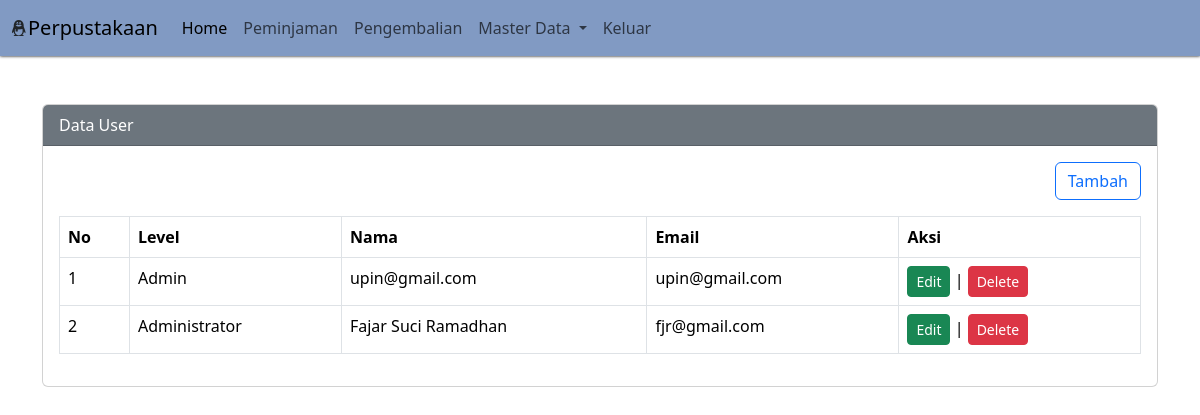
Page /?pg=user on the committed database.
### tables this page shows
CREATE TABLE `user` (
  `id` int(11) NOT NULL,
  `id_level` int(11) NOT NULL,
  `nama_lengkap` varchar(50) NOT NULL,
  `email` varchar(50) NOT NULL,
  `password` varchar(100) NOT NULL,
  `created_at` timestamp NOT NULL DEFAULT current_timestamp(),
  `updated_at` timestamp NOT NULL DEFAULT current_timestamp() ON UPDATE current_timestamp()
);

CREATE TABLE `level` (
  `id` int(11) NOT NULL,
  `nama_level` varchar(50) NOT NULL,
  `keterangan` text NOT NULL,
  `created_at` timestamp NOT NULL DEFAULT current_timestamp(),
  `updated_at` timestamp NOT NULL DEFAULT current_timestamp() ON UPDATE current_timestamp()
);

### content/user.php (the view, shortened to what this page needs)
<?php
$queryUser = mysqli_query($koneksi, "SELECT level.nama_level, user.* FROM user LEFT JOIN level ON level.id = user.id_level ORDER BY id DESC");
?>
<div class="container mt-5">
    <div class="row">
        <div class="col-sm-12">
            <div class="card">
                <div class="card-header bg-secondary text-white">Data User</div>
                <div class="card-body">
                    <div align="right" class="mb-3">
                        <a href="?pg=tambah-user" class="btn btn-outline-primary">Tambah</a>
                    </div>
                    <table class="table table-bordered">
                        <thead>
                            <tr>
                                <th>No</th>
                                <th>Level</th>
                                <th>Nama</th>
                                <th>Email</th>
                                <th>Aksi</th>
                            </tr>
                        </thead>
                        <tbody>
                            <?php $no = 1;
                            while ($rowUser = mysqli_fetch_assoc($queryUser)) : ?>
                                <tr>
                                    <td><?php echo $no++ ?></td>
                                    <td><?php echo $rowUser['nama_level'] ?></td>
                                    <td><?php echo $rowUser['nama_lengkap'] ?></td>
                                    <td><?php echo $rowUser['email'] ?> </td>
                                    <td>
                                        <a href="?pg=tambah-user&edit=<?php echo $rowUser['id'] ?>" class="btn btn-sm btn-success">Edit</a> |
                                        <a onclick="return confirm('Apakah anda yakin akan menghapus data ini?')" href="?pg=tambah-user&delete=<?php echo $rowUser['id'] ?>" class="btn btn-sm btn-danger">Delete</a>
                                    </td>
                                </tr>
                            <?php endwhile ?>
                        </tbody>
                    </table>
                </div>
            </div>
        </div>
    </div>
</div>

### index.php (style rules this page uses)
body { background-image: url('assets/img/1.jpg'); background-size: cover; }

### rows in the picture
user: id_level.nama_level "Admin", nama_lengkap "upin@gmail.com", email "upin@gmail.com"
user: id_level.nama_level "Administrator", nama_lengkap "Fajar Suci Ramadhan", email "fjr@gmail.com"
